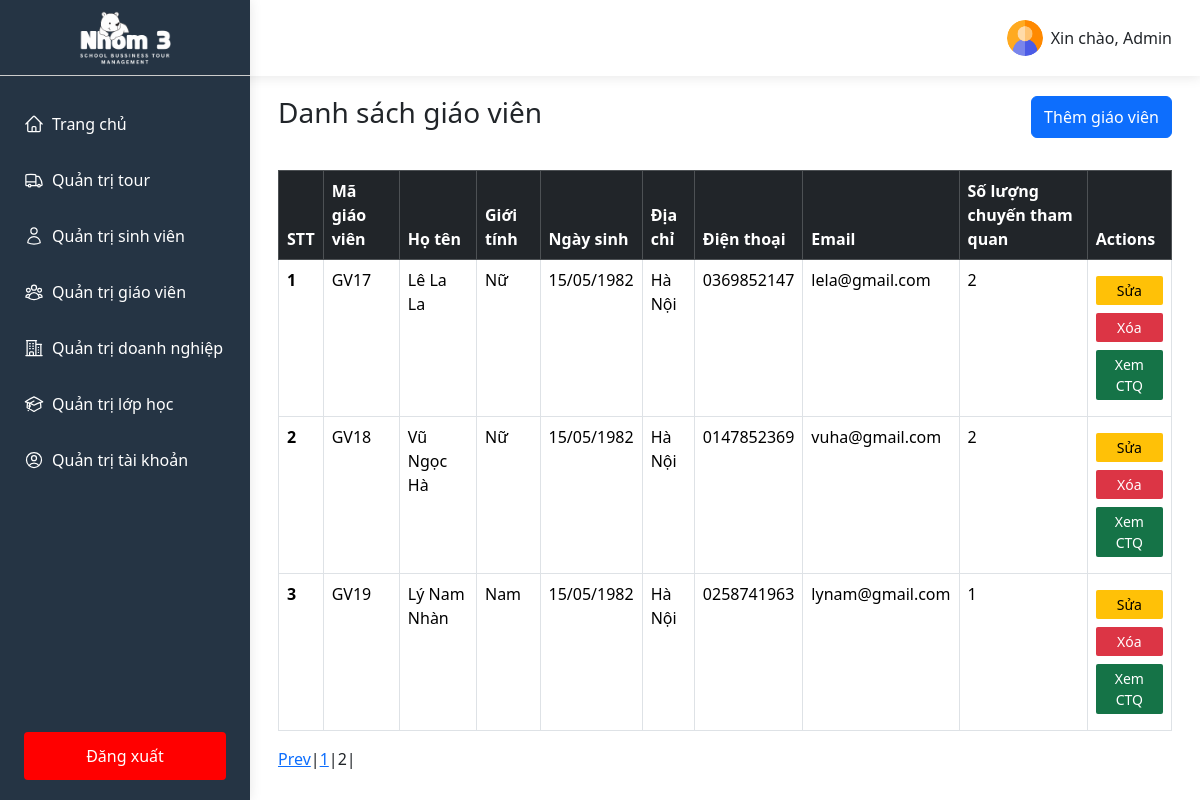
The app's page /index.php?controller=TeacherController&page=2 (signed in) with its own data.
### tables this page shows
CREATE TABLE `teacher` (
  `teacherID` int(11) NOT NULL,
  `code` varchar(100) NOT NULL,
  `fullName` varchar(100) NOT NULL,
  `gender` varchar(100) NOT NULL,
  `birthDate` varchar(100) NOT NULL,
  `address` varchar(100) NOT NULL,
  `phoneNumber` varchar(100) NOT NULL,
  `email` varchar(100) NOT NULL,
  `accountID` int(11) DEFAULT NULL
);

### controllers/TeacherController.php (called while the page is built, shortened)
<?php
$pagination = mysqli_query($conn, "SELECT COUNT(teacherID) AS total FROM teacher");
$row = mysqli_fetch_assoc($pagination);
$total_records = $row['total'];
$current_page = isset($_GET['page']) ? $_GET['page'] : 1;
$limit = 10;
$total_page = ceil($total_records / $limit);
$start = ($current_page - 1) * $limit >= 0 ? ($current_page - 1) * $limit : 0;
$dataTeachersSql = "SELECT teacher.teacherID, teacher.code, fullName, gender, birthDate, address, phoneNumber, email, COUNT(tourID) AS totalTourTeacher FROM teacher
                    LEFT JOIN tour on tour.teacherID = teacher.teacherID
                    GROUP BY tour.teacherID
                        LIMIT $start, $limit";
$dataTeachers = mysqli_query($conn, $dataTeachersSql);
require_once __DIR__ . '/../views/pages/teacher.php';

### views/pages/teacher.php (the view, shortened to what this page needs)
<!DOCTYPE html>
<html lang="en">
<head>
</head>
<body>
    <?php
    include_once __DIR__ . '/../../controllers/TeacherController.php';
    ?>
    <div class='flex-sb teacher'>
        <div class="teacher-left">
            <?php
            include __DIR__ . '/../components/sidebarAdmin.php';
            ?>
        </div>
        <div class="teacher-right flex-grow-1">
            <?php
            include __DIR__ . '/../components/header.php';
            ?>
            <div class="container pad-0-28" id="listTeachers">
                <div class="flex-sb-center pad-20-0">
                    <h1 class="h1-title">Danh sách giáo viên</h1>
                    <button type="button" class="btn btn-primary" data-bs-toggle="modal" data-bs-target="#createTeacher">Thêm giáo viên</button>
                </div>
                <div class="container-body pad-12-0">
                    <div class="container-table">
                        <table class="table table-borderless table-hover table-bordered">
                            <thead class="table-dark">
                                <tr>
                                    <th scope="col">STT</th>
                                    <th scope="col">Mã giáo viên</th>
                                    <th scope="col">Họ tên</th>
                                    <th scope="col">Giới tính</th>
                                    <th scope="col">Ngày sinh</th>
                                    <th scope="col">Địa chỉ</th>
                                    <th scope="col">Điện thoại</th>
                                    <th scope="col">Email</th>
                                    <th scope="col">Số lượng chuyến tham quan</th>
                                    <th scope="col">Actions</th>
                                </tr>
                            </thead>
                            <tbody>
                                <?php
                                if (mysqli_num_rows($dataTeachers) > 0) {
                                    $i = 0;
                                    while ($row = mysqli_fetch_assoc($dataTeachers)) {
                                        $i += 1;
                                        echo "<tr>";
                                        echo "<th scope='row'>" . $i . "</th>";
                                        echo "<td>" . $row['code'] . "</td>";
                                        echo "<td>" . $row['fullName'] . "</td>";
                                        echo "<td>" . $row['gender'] . "</td>";
                                        echo "<td>" . $row['birthDate'] . "</td>";
                                        echo "<td>" . $row['address'] . "</td>";
                                        echo "<td>" . $row['phoneNumber'] . "</td>";
                                        echo "<td>" . $row['email'] . "</td>";
                                        echo "<td>" . $row['totalTourTeacher'] . "</td>";
                                        echo "<td><button class='update updateTeacher dp-block'>Sửa</button>
                                                <button class='delete deleteTeacher dp-block'>Xóa</button>
                                                <form method='POST'>
                                                    <input type='hidden' name='teacherID' value='" . $row['teacherID'] . "'>
                                                    <button type='submit' class='showData dp-block' name='showData'>Xem CTQ</button>
                                                </form>
                                                </td>";
                                        echo "</tr>";
                                    }
                                } else {
                                    echo "<tr>";
                                    echo "<td colspan='10'>Không có giáo viên nào</td>";
                                    echo "</tr>";
                                }
                                ?>
                            </tbody>
                        </table>
                        <div class="pagination">
                            <?php
                            if ($current_page > 1 && $total_page > 1) {
                                echo '<a href="index.php?controller=TeacherController&page=' . ($current_page - 1) . '">Prev</a> | ';
                            }
                            for ($i = 1; $i <= $total_page; $i++) {
                                if ($i == $current_page) {
                                    echo '<span>' . $i . '</span> | ';
                                } else {
                                    echo '<a href="index.php?controller=TeacherController&page=' . $i . '">' . $i . '</a> | ';
                                }
                            }
                            ?>
                        </div>
                    </div>
                </div>
            </div>
        </div>
    </div>
</body>
</html>

### public/css/base.css (style rules this page uses)
* { margin: 0; padding: 0; box-sizing: border-box; }
body { overflow-x: hidden; scroll-behavior: smooth; font-family: system-ui, -apple-system, BlinkMacSystemFont, 'Segoe UI', Roboto, Oxygen, Ubuntu, Cantarell, 'Open Sans', 'Helvetica Neue', sans-serif; }
.pad-0-28 { padding: 0 28px !important; }
.flex-sb { display: flex; justify-content: space-between; }
.flex-sb-center { display: flex; justify-content: space-between; }
.flex-grow-1 { flex-grow: 1; }
.pad-20-0 { padding: 20px 0 !important; }
.h1-title { font-size: 28px !important; }
.pad-12-0 { padding: 12px 0; }
.update, .delete, .showData { padding: 4px 12px; background-color: #ffc107; border-radius: 2px; border: none; font-size: 14px; }
.delete { color: #fff; background-color: #dc3545; margin-left: 8px; margin-right: 8px; }
.showData { background-color: #157347; color: #fff; margin: 8px 0; }
.dp-block { display: block; margin: 8px 0; width: 100%; }

### records on screen
teacher: code "GV17", fullName "Lê La La", gender "Nữ", birthDate "15/05/1982", address "Hà Nội", phoneNumber "0369852147", email "lela@gmail.com", totalTourTeacher "2"
teacher: code "GV18", fullName "Vũ Ngọc Hà", gender "Nữ", birthDate "15/05/1982", address "Hà Nội", phoneNumber "0147852369", email "vuha@gmail.com", totalTourTeacher "2"
teacher: code "GV19", fullName "Lý Nam Nhàn", gender "Nam", birthDate "15/05/1982", address "Hà Nội", phoneNumber "0258741963", email "lynam@gmail.com", totalTourTeacher "1"

### other values on screen
$username "Admin"
